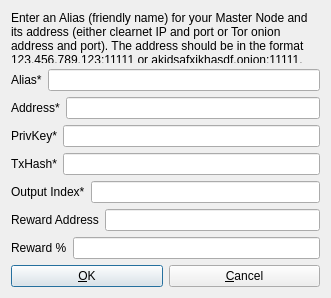
<?xml version="1.0" encoding="UTF-8"?>
<ui version="4.0">
 <class>AddEditAdrenalineNode</class>
 <widget class="QDialog" name="AddEditAdrenalineNode">
  <property name="geometry">
   <rect>
    <x>0</x>
    <y>0</y>
    <width>331</width>
    <height>298</height>
   </rect>
  </property>
  <property name="windowTitle">
   <string>Add/Edit gohash Node</string>
  </property>
  <property name="modal">
   <bool>true</bool>
  </property>
  <layout class="QVBoxLayout" name="verticalLayout">
   <item>
    <widget class="QLabel" name="label_9">
     <property name="sizePolicy">
      <sizepolicy hsizetype="Preferred" vsizetype="Expanding">
       <horstretch>0</horstretch>
       <verstretch>0</verstretch>
      </sizepolicy>
     </property>
     <property name="text">
      <string>&lt;html&gt;&lt;head/&gt;&lt;body&gt;&lt;p&gt;Enter an Alias (friendly name) for your Master Node and its address (either clearnet IP and port or Tor onion address and port). The address should be in the format 123.456.789.123:11111 or akjdsafxjkhasdf.onion:11111. You must send exactly 500 GHC to the collateral address.&lt;/p&gt;&lt;/body&gt;&lt;/html&gt;</string>
     </property>
     <property name="wordWrap">
      <bool>true</bool>
     </property>
    </widget>
   </item>
   <item>
    <layout class="QHBoxLayout" name="horizontalLayout_4">
     <property name="bottomMargin">
      <number>0</number>
     </property>
     <item>
      <widget class="QLabel" name="label_4">
       <property name="text">
        <string>Alias*</string>
       </property>
      </widget>
     </item>
     <item>
      <widget class="QLineEdit" name="aliasLineEdit"/>
     </item>
    </layout>
   </item>
   <item>
    <layout class="QHBoxLayout" name="horizontalLayout_5">
     <property name="bottomMargin">
      <number>0</number>
     </property>
     <item>
      <widget class="QLabel" name="label_6">
       <property name="text">
        <string>Address*</string>
       </property>
      </widget>
     </item>
     <item>
      <widget class="QLineEdit" name="addressLineEdit"/>
     </item>
    </layout>
   </item>
   <item>
    <layout class="QHBoxLayout" name="horizontalLayout_3">
     <property name="bottomMargin">
      <number>0</number>
     </property>
     <item>
      <widget class="QLabel" name="label_5">
       <property name="text">
        <string>PrivKey*</string>
       </property>
      </widget>
     </item>
     <item>
      <widget class="QLineEdit" name="privkeyLineEdit"/>
     </item>
    </layout>
   </item>
   <item>
    <layout class="QHBoxLayout" name="horizontalLayout_2">
     <property name="bottomMargin">
      <number>0</number>
     </property>
     <item>
      <widget class="QLabel" name="label_2">
       <property name="text">
        <string>TxHash*</string>
       </property>
      </widget>
     </item>
     <item>
      <widget class="QLineEdit" name="txhashLineEdit"/>
     </item>
    </layout>
   </item>
   <item>
    <layout class="QHBoxLayout" name="horizontalLayout_8">
     <property name="bottomMargin">
      <number>0</number>
     </property>
     <item>
      <widget class="QLabel" name="label_8">
       <property name="text">
        <string>Output Index*</string>
       </property>
      </widget>
     </item>
     <item>
      <widget class="QLineEdit" name="outputindexLineEdit"/>
     </item>
    </layout>
   </item>
   <item>
    <layout class="QHBoxLayout" name="horizontalLayout_6">
     <property name="bottomMargin">
      <number>0</number>
     </property>
     <item>
      <widget class="QLabel" name="label_3">
       <property name="text">
        <string>Reward Address</string>
       </property>
      </widget>
     </item> 
     <item>
      <widget class="QLineEdit" name="rewardaddressLineEdit"/>
     </item>
    </layout>
   </item>
   <item>
    <layout class="QHBoxLayout" name="horizontalLayout_7">
     <property name="bottomMargin">
      <number>0</number>
     </property>
     <item>
      <widget class="QLabel" name="label_7">
       <property name="text">
        <string>Reward %</string>
       </property>
      </widget>
     </item>
     <item>
      <widget class="QLineEdit" name="rewardpercentageLineEdit"/>
     </item>
    </layout>
   </item>
   <item>
    <layout class="QHBoxLayout" name="horizontalLayout_Buttons">
     <item>
      <widget class="QPushButton" name="okButton">
       <property name="text">
        <string>&amp;OK</string>
       </property>
      </widget>
     </item>
     <item>
      <widget class="QPushButton" name="cancelButton">
       <property name="text">
        <string>&amp;Cancel</string>
       </property>
       <property name="autoDefault">
        <bool>false</bool>
       </property>
      </widget>
     </item>
    </layout>
   </item>
  </layout>
 </widget>
 <resources/>
 <connections/>
</ui>
